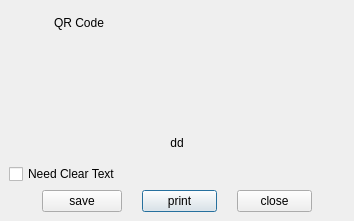
<?xml version="1.0" encoding="UTF-8"?>
<ui version="4.0">
 <class>about_dialog</class>
 <widget class="QDialog" name="about_dialog">
  <property name="geometry">
   <rect>
    <x>0</x>
    <y>0</y>
    <width>354</width>
    <height>221</height>
   </rect>
  </property>
  <property name="windowTitle">
   <string>Dialog</string>
  </property>
  <layout class="QVBoxLayout" name="verticalLayout">
   <property name="spacing">
    <number>0</number>
   </property>
   <property name="margin">
    <number>0</number>
   </property>
   <item>
    <widget class="QFrame" name="iframe">
     <property name="frameShape">
      <enum>QFrame::NoFrame</enum>
     </property>
     <property name="frameShadow">
      <enum>QFrame::Plain</enum>
     </property>
     <layout class="QGridLayout" name="gridLayout">
      <property name="topMargin">
       <number>14</number>
      </property>
      <property name="horizontalSpacing">
       <number>20</number>
      </property>
      <item row="0" column="0" colspan="5">
       <widget class="QFrame" name="frame_3">
        <property name="frameShape">
         <enum>QFrame::NoFrame</enum>
        </property>
        <property name="frameShadow">
         <enum>QFrame::Plain</enum>
        </property>
        <layout class="QHBoxLayout" name="horizontalLayout">
         <property name="spacing">
          <number>0</number>
         </property>
         <property name="margin">
          <number>0</number>
         </property>
         <item>
          <spacer name="horizontalSpacer">
           <property name="orientation">
            <enum>Qt::Horizontal</enum>
           </property>
           <property name="sizeType">
            <enum>QSizePolicy::Fixed</enum>
           </property>
           <property name="sizeHint" stdset="0">
            <size>
             <width>45</width>
             <height>18</height>
            </size>
           </property>
          </spacer>
         </item>
         <item>
          <widget class="QLabel" name="label_title">
           <property name="sizePolicy">
            <sizepolicy hsizetype="Expanding" vsizetype="Preferred">
             <horstretch>0</horstretch>
             <verstretch>0</verstretch>
            </sizepolicy>
           </property>
           <property name="text">
            <string>QR Code</string>
           </property>
          </widget>
         </item>
        </layout>
       </widget>
      </item>
      <item row="4" column="2">
       <widget class="QPushButton" name="but_print">
        <property name="minimumSize">
         <size>
          <width>75</width>
          <height>0</height>
         </size>
        </property>
        <property name="maximumSize">
         <size>
          <width>75</width>
          <height>16777215</height>
         </size>
        </property>
        <property name="text">
         <string>print</string>
        </property>
       </widget>
      </item>
      <item row="3" column="0" colspan="5">
       <widget class="QCheckBox" name="chk_cleartext">
        <property name="text">
         <string>Need Clear Text</string>
        </property>
       </widget>
      </item>
      <item row="4" column="0">
       <spacer name="horizontalSpacer_4">
        <property name="orientation">
         <enum>Qt::Horizontal</enum>
        </property>
        <property name="sizeHint" stdset="0">
         <size>
          <width>0</width>
          <height>22</height>
         </size>
        </property>
       </spacer>
      </item>
      <item row="1" column="0" colspan="5">
       <widget class="QLabel" name="lab_qrcode">
        <property name="sizePolicy">
         <sizepolicy hsizetype="Preferred" vsizetype="Expanding">
          <horstretch>0</horstretch>
          <verstretch>0</verstretch>
         </sizepolicy>
        </property>
        <property name="text">
         <string/>
        </property>
        <property name="alignment">
         <set>Qt::AlignCenter</set>
        </property>
       </widget>
      </item>
      <item row="4" column="4">
       <spacer name="horizontalSpacer_3">
        <property name="orientation">
         <enum>Qt::Horizontal</enum>
        </property>
        <property name="sizeHint" stdset="0">
         <size>
          <width>0</width>
          <height>22</height>
         </size>
        </property>
       </spacer>
      </item>
      <item row="4" column="1">
       <widget class="QPushButton" name="but_save">
        <property name="text">
         <string>save</string>
        </property>
       </widget>
      </item>
      <item row="4" column="3">
       <widget class="QPushButton" name="but_close">
        <property name="minimumSize">
         <size>
          <width>75</width>
          <height>0</height>
         </size>
        </property>
        <property name="maximumSize">
         <size>
          <width>75</width>
          <height>16777215</height>
         </size>
        </property>
        <property name="text">
         <string>close</string>
        </property>
       </widget>
      </item>
      <item row="2" column="0" colspan="5">
       <widget class="QLabel" name="lab_scan">
        <property name="minimumSize">
         <size>
          <width>0</width>
          <height>30</height>
         </size>
        </property>
        <property name="text">
         <string>dd</string>
        </property>
        <property name="alignment">
         <set>Qt::AlignCenter</set>
        </property>
        <property name="wordWrap">
         <bool>true</bool>
        </property>
       </widget>
      </item>
     </layout>
    </widget>
   </item>
  </layout>
 </widget>
 <tabstops>
  <tabstop>but_save</tabstop>
  <tabstop>but_print</tabstop>
  <tabstop>but_close</tabstop>
 </tabstops>
 <resources>
  <include location="../images/images.qrc"/>
 </resources>
 <connections>
  <connection>
   <sender>but_close</sender>
   <signal>clicked()</signal>
   <receiver>about_dialog</receiver>
   <slot>reject()</slot>
   <hints>
    <hint type="sourcelabel">
     <x>264</x>
     <y>199</y>
    </hint>
    <hint type="destinationlabel">
     <x>341</x>
     <y>213</y>
    </hint>
   </hints>
  </connection>
 </connections>
</ui>
